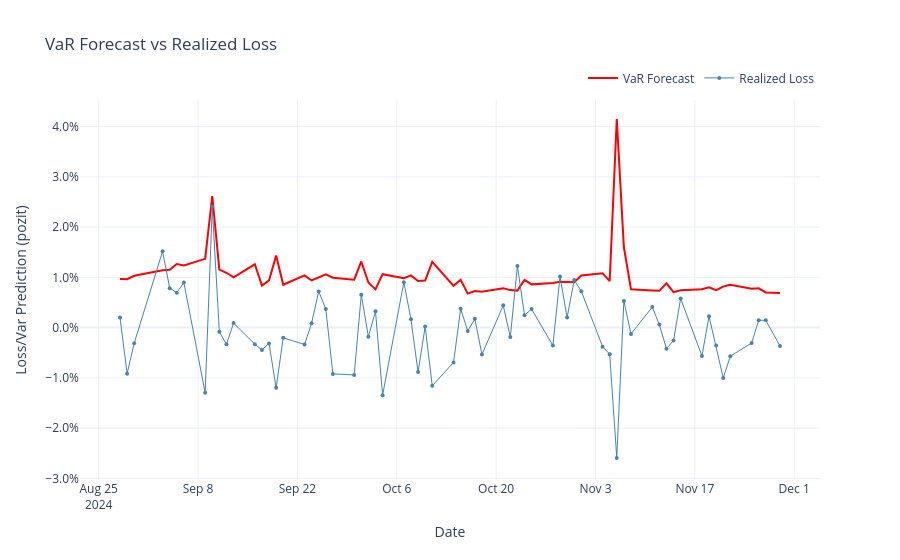

Write notebook code for a chart like this one.
### Code cell
plot_var_vs_loss(train_var, residualbank)
